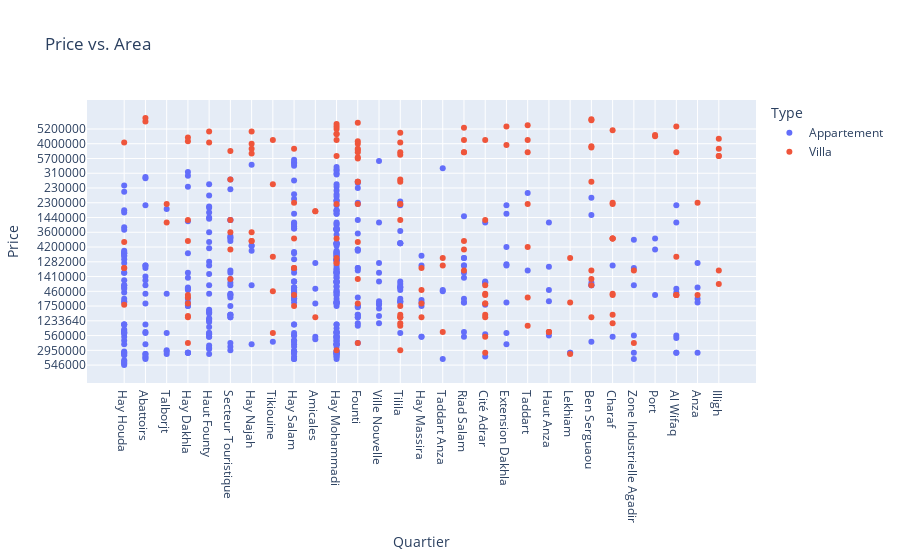

Notebook code for this chart:
### Code cell
px.scatter(data, x='Quartier', y='Price', color='Type', title='Price vs. Area').show()

### Figure 1 — Plotly figure (JSON) as saved in the notebook; plotly's stock layout.template omitted (floating-point values rounded to 4 significant figures; data arrays with more than 128 entries replaced by an {"elided": "..."} marker saying what was removed)
{"data": [{"hovertemplate": "Type=Appartement<br>Quartier=%{x}<br>Price=%{y}<extra></extra>", "legendgroup": "Appartement", "marker": {"color": "#636efa", "symbol": "circle"}, "mode": "markers", "name": "Appartement", "orientation": "v", "showlegend": true, "type": "scatter", "x": {"elided": "468 str values"}, "xaxis": "x", "y": {"elided": "468 str values"}, "yaxis": "y"}, {"hovertemplate": "Type=Villa<br>Quartier=%{x}<br>Price=%{y}<extra></extra>", "legendgroup": "Villa", "marker": {"color": "#EF553B", "symbol": "circle"}, "mode": "markers", "name": "Villa", "orientation": "v", "showlegend": true, "type": "scatter", "x": {"elided": "170 str values"}, "xaxis": "x", "y": {"elided": "170 str values"}, "yaxis": "y"}], "layout": {"legend": {"title": {"text": "Type"}, "tracegroupgap": 0}, "title": {"text": "Price vs. Area"}, "xaxis": {"anchor": "y", "domain": [0, 1], "title": {"text": "Quartier"}}, "yaxis": {"anchor": "x", "domain": [0, 1], "title": {"text": "Price"}}}}
